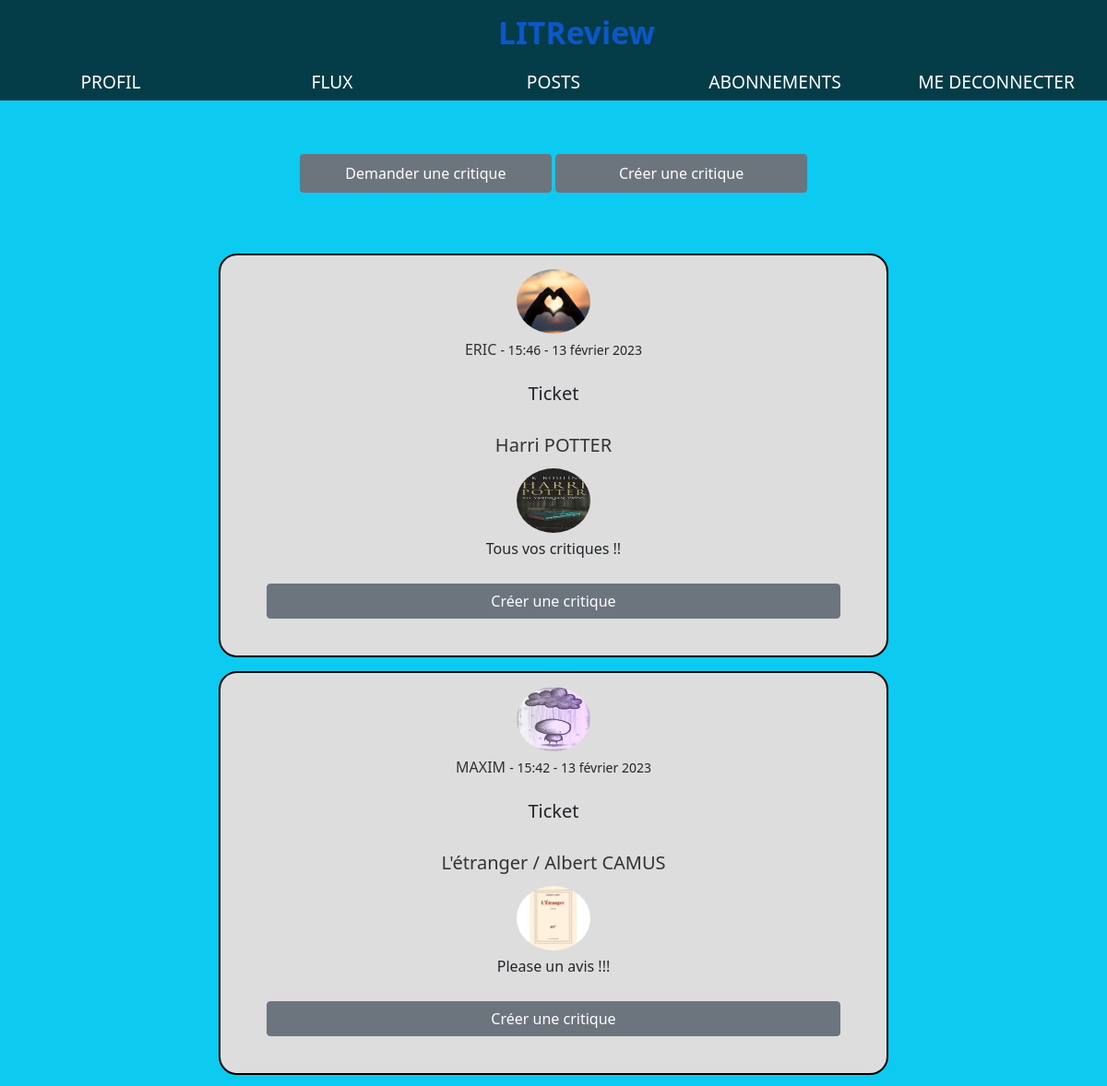
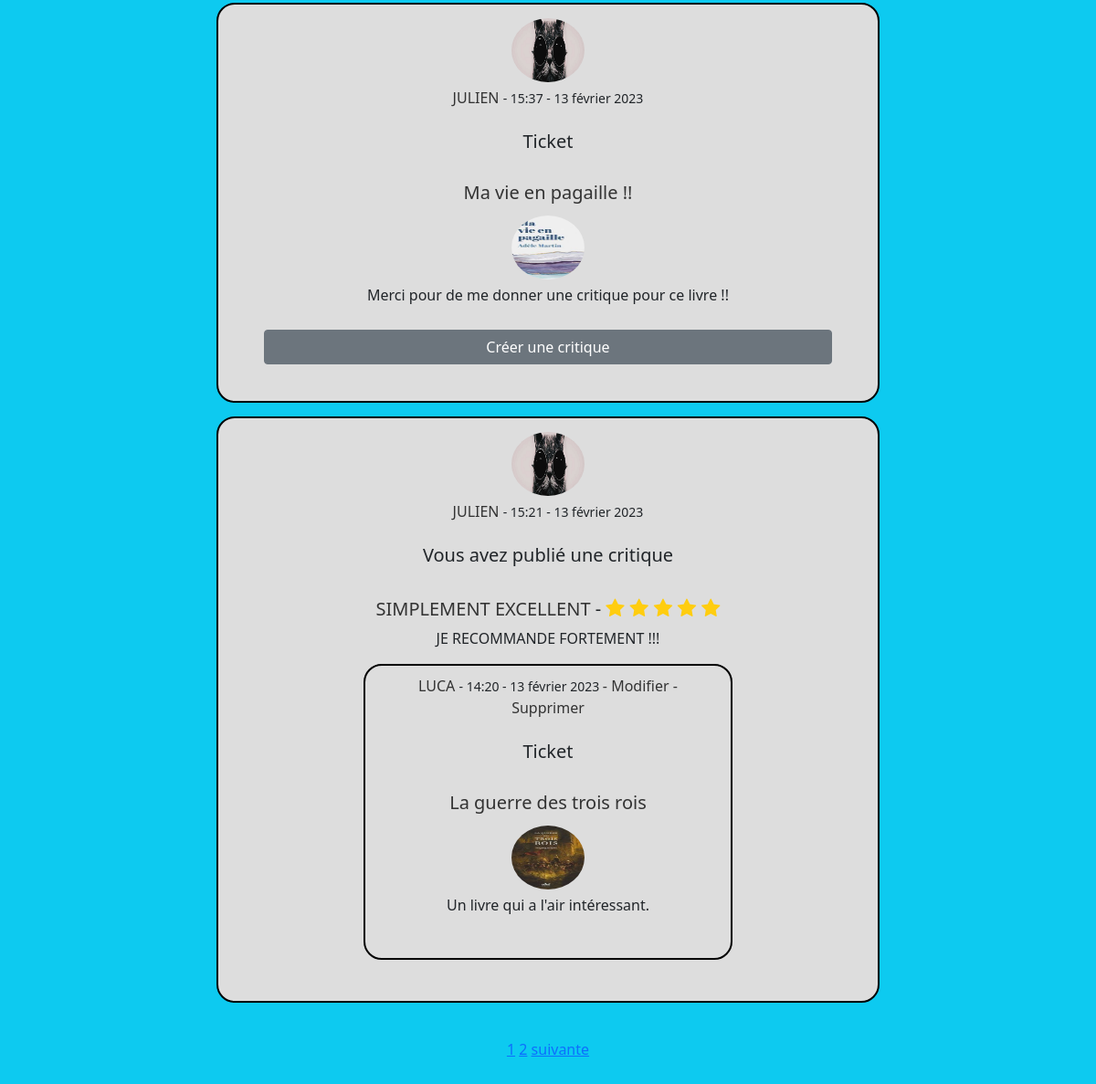
Page /flux/ (signed in) on the committed database (2 pictures, top to bottom).
### critique/models.py (models this page shows, shortened)
class Ticket(models.Model):
    title = models.CharField(max_length=128)
    description = models.TextField(max_length=2048, blank=True)
    image = models.ImageField(null=True, blank=True)
    time_created = models.DateTimeField(auto_now_add=True)
    user = models.ForeignKey(to=settings.AUTH_USER_MODEL, on_delete=models.CASCADE)
    has_review = models.BooleanField(default=False)
    IMAGE_MAX_SIZE = (600, 600)

class Review(models.Model):
    ticket = models.ForeignKey(to=Ticket, on_delete=models.CASCADE)
    rating = models.PositiveSmallIntegerField(
        validators=[MinValueValidator(0), MaxValueValidator(5)]
    )
    headline = models.CharField(max_length=128)
    body = models.CharField(max_length=8192, blank=True)
    user = models.ForeignKey(to=settings.AUTH_USER_MODEL, on_delete=models.CASCADE)
    time_created = models.DateTimeField(auto_now_add=True)

### authentification/models.py (models this page shows, shortened)
class Profile(models.Model):
    user = models.OneToOneField(User, on_delete=models.CASCADE)
    image = models.ImageField(default="default.png", upload_to="profile_img")

### critique/views.py (the view)
# urls.py: path("flux/", flux, name="flux"),
@login_required
def flux(request):
    followed_users = find_user_follows(request.user)
    reviews = find_viewable_reviews(request.user)
    reviews = reviews.annotate(content_type=Value("REVIEW", CharField()))
    tickets = find_viewable_tickets(request.user)
    tickets = tickets.annotate(content_type=Value("TICKET", CharField()))
    replied_tickets, replied_reviews = find_tickets_validate(tickets)
    posts_list = sorted(
        chain(reviews, tickets), key=lambda post: post.time_created, reverse=True
    )
    if posts_list:
        paginator = Paginator(posts_list, 4)
        page = request.GET.get("page")
        posts = paginator.get_page(page)
    else:
        posts = None
    context = {
        "posts": posts,
        "r_tickets": replied_tickets,
        "r_reviews": replied_reviews,
        "followed_users": followed_users,
    }
    return render(request, "critique/flux.html", context)

### critique/complements.py (called while the page is built)
def find_viewable_reviews(user: User):
    follow_users = find_user_follows(user) + [user]
    reviews = Review.objects.filter(
        Q(user__in=follow_users) | Q(ticket__user=user)
    ).distinct()
    return reviews

def find_viewable_tickets(user: User):
    followed_users = find_user_follows(user) + [user]
    replied_tickets = Review.objects.filter(user__in=followed_users).values_list(
        "ticket", flat=True
    )
    tickets = Ticket.objects.exclude(id__in=replied_tickets).filter(
        user__in=followed_users
    )
    return tickets

def find_tickets_validate(tickets):
    replied_reviews = Review.objects.filter(ticket__in=tickets)
    replied_tickets = [review.ticket for review in replied_reviews]
    return replied_tickets, replied_reviews

def find_user_follows(user):
    follows = UserFollow.objects.filter(user=user)
    followed_users = [follow.followed_user for follow in follows]
    return followed_users

### critique/templates/critique/flux.html (shortened to what this page needs)
{% extends "base.html" %}
{% block content %}
<div class="container">
    <h3> {{ title }} </h3>
    <div></br>
      <a type="button" class="btn btn-secondary w-25 p-2"  href="{% url 'create_ticket' %}">Demander une critique</a>
      <a type="button" class="btn btn-secondary w-25 p-2" href="{% url 'create_review' %}">Créer une critique</a>
    </div>
</div>
{% if posts %}
  {% for post in posts %}
    {% if post.content_type == 'REVIEW' %}
      {% include 'critique/review_base.html' %}
    {% elif post.content_type == 'TICKET' %}
      {% include 'critique/ticket_base.html' %}
    {% endif %}
  {% endfor %} </br>
{% if posts.paginator.num_pages > 1 %}
  <span>
      {% for num in posts.paginator.page_range %}
        {% if posts.number == num %}
          <a href="?page={{ num }}">{{ num }}</a>
        {% elif num > posts.number|add:'-2' and num < posts.number|add:'2' %}
          <a href="?page={{ num }}">{{ num }}</a>
        {% endif %}
      {% endfor %}
      {% if posts.has_next %}
        <a href="?page={{ posts.next_page_number }}">suivante</a>
      {% endif %}
  </span>
{% endif %}
{% else %}
  <h3>Aucune publication</h3>
{% endif %}
{% endblock content %}

### critique/templates/critique/ticket_base.html (shortened to what this page needs)
<article class="form form-ticket">
    <img src="{{ post.user.profile.image.url }}" alt="{{ post.user.username }} profile image">
    <div>
      <div class="article">
        {% if post.user != user %}
          {% if post.user in followed_users %}
            <a href="{% url 'user_posts' post.user.id %}">{{ post.user }}</a>
          {% else %}
            <p style="display:inline">{{ post.user }}</p>
          {% endif %}
        {% else %}
          <a href="{% url 'posts' %}">{{ post.user }}</a>
        {% endif %}
        <small>{{ post.time_created|date:"- H:i - d F Y " }}</small>
      </div>
    </br><h5><span>Ticket</span></h5></br>
      <h5><a href="{% url 'ticket_detail' post.id %}">{{ post.title }}</a></h5>
      <div class="ticket-description">
        {% if post.image %}
          <img src="{{ post.image.url }}" alt="{{ post.title }}">
        {% endif %}
        <p>{{ post.description }}</p>
      </div>
      {% if r_tickets and post in r_tickets %}
        {% for reply in r_reviews %}
          {% if post == reply.ticket %}
            <div>
              <a class="btn btn-secondary text-white" href="{% url 'review_detail' reply.id %}">Afficher la critique  </a>
            </div>
          {% endif %}
        {% endfor %}
      {% elif post not in r_tickets %}
        <div>
          <a class="btn btn-secondary text-white" href="{% url 'response_review' post.id %}">Créer une critique</a>
        </div>
      {% endif %}
    </div>
</article>

### critique/templates/critique/review_base.html (shortened to what this page needs)
<article class="form form-review">
  <img src="{{ post.user.profile.image.url }}" alt="{{ post.user.username }} profile image">
  <div>
    <div class="article">
      {% if post.user != user %}
      {% if post.user in followed_users %}
        <a href="{% url 'user_posts' post.user.id %}">{{ post.user }}</a>
      {% else %}
        <p style="display:inline">{{ post.user }}</p>
      {% endif %}
      {% else %}
        <a href="{% url 'posts' %}">{{ post.user }}</a>
      {% endif %}
      <small>{{ post.time_created|date:"- H:i - d F Y " }}</small>
    </div>
  </br><h5><span>Vous avez publié une critique</span></h5></br>
      <h5>
        <a href="{% url 'review_detail' post.id %}">{{ post.headline }}</a> -
        <p class="rating-{{ post.rating }}" id="stars">
          <i class="fa fa-star"></i>
          <i class="fa fa-star"></i>
          <i class="fa fa-star"></i>
          <i class="fa fa-star"></i>
          <i class="fa fa-star"></i>
        </p>
      </h5>
    <div class="body">
      <p>{{ post.body }}</p>
    </div>
    <article class="form form-ticket" id="ticket-closed">
        <div>
          <div>
            {% if post.ticket.user != user %}
              {% if post.ticket.user in followed_users %}
                <a href="{% url 'user_posts' post.ticket.user.id %}">{{ post.ticket.user }}</a>
              {% else %}
                <p style="display:inline">{{ post.ticket.user }}</p>
              {% endif %}
            {% else %}
              <a href="{% url 'posts' %}">{{ post.ticket.user }}</a>
            {% endif %}
            <small>{{ post.ticket.time_created|date:"- H:i - d F Y " }}</small>
            {% if post.ticket.user == user %}
              <a href="{% url 'ticket_update' post.ticket.id %}">- Modifier</a>
              <a href="{% url 'ticket_delete' post.ticket.id %}">- Supprimer</a>
            {% elif post.ticket.user not in followed_users %}
         </br><div style="display:inline">
                Vous n'êtes pas abonné à {{ post.ticket.user }}
                <a href="{% url 'subscriptions' %}"> --> S'abonner</a>
              </div>
            {% endif %}
          </div>
        </br><h5><span>Ticket</span></h5></br>
          <h5>
            <a href="{% url 'ticket_detail' post.ticket.id %}">{{ post.ticket.title }}</a>
          </h5>
          <div class="ticket-description">
            {% if post.ticket.image %}
              <img  src="{{ post.ticket.image.url }}" alt="{{ post.ticket.title }}">
            {% endif %}
            <p>{{ post.ticket.description }}</p>
          </div>
        </div>
      </article>
    </div>
  </article>

### static/css/style.css (style rules this page uses)
* { -moz-box-sizing: border-box; -webkit-box-sizing: border-box; box-sizing: border-box; }
h3 { font-size: 1.5rem; padding-top: 10px; margin: 0 0 0 0; }
a { color: black; text-decoration: none; }
.container { margin: 0 19% 5% 19%; text-align:center; }
.form { border: 2px solid #000; width: 65%; margin: 15px auto; padding: 10px; background-color: #dddddd; border-radius: 20px; text-align: center; padding: 10px 50px 30px 50px; }
.form img { padding: 5px 0 5px 0; border-radius: 100px 100px 100px 100px; height: 80px ; width: 80px ; }
.form a { margin-top: 10px; color: #333; text-decoration: none; }
.btn { width: 100%; padding: 10px; margin: 10px 0 10px 0; color: white; border: none; border-radius: 10px; cursor: pointer; }
#stars { font-size: 22px; color: white; display:inline; }
.rating-5 i { color: #ffcd0f; }

### rows in the picture
Ticket: user.profile.image (picture), user "ERIC", time_created "- 15:46 - 13 février 2023", title "Harri POTTER", image (picture), description "Tous vos critiques !!", shows "Créer une critique"
Ticket: user.profile.image (picture), user "MAXIM", time_created "- 15:42 - 13 février 2023", title "L'étranger / Albert CAMUS", image (picture), description "Please un avis !!!", shows "Créer une critique"
Ticket: user.profile.image (picture), user "JULIEN", time_created "- 15:37 - 13 février 2023", title "Ma vie en pagaille !!", image (picture), description "Merci pour de me donner une critique pour ce livre !!", shows "Créer une critique"
Review: user.profile.image (picture), user "JULIEN", time_created "- 15:21 - 13 février 2023", headline "SIMPLEMENT EXCELLENT", body "JE RECOMMANDE FORTEMENT !!!", ticket.user "LUCA", ticket.time_created "- 14:20 - 13 février 2023", shows "- Modifier", ticket "La guerre des trois rois", ticket.image (picture), ticket.description "Un livre qui a l'air intéressant."

### other values in the picture
{{ num }} "1"
{{ num }} "2"
